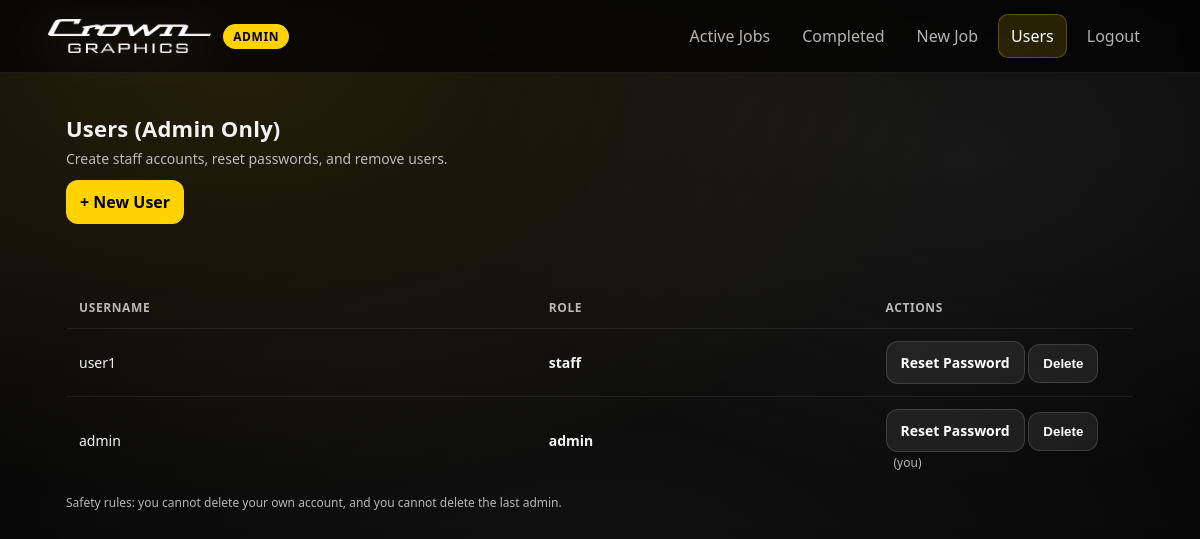
Screenshot of /users (signed in) with the database file from the repository.
### app.py (models this page shows, shortened)
class User(db.Model, UserMixin):
    id = db.Column(db.Integer, primary_key=True)
    username = db.Column(db.String(80), unique=True, nullable=False)
    password_hash = db.Column(db.String(255), nullable=False)
    role = db.Column(db.String(20), default="staff", nullable=False)  # "admin" or "staff"
    def is_admin(self) -> bool:
        return self.role == "admin"

### app.py (the view)
@app.route("/users")
@login_required
def users():
    admin_required()
    users = User.query.order_by(User.role.desc(), User.username.asc()).all()
    return render_template("users.html", users=users)

### app.py (called while the page is built)
@app.context_processor
def inject_globals():
    return {"STAGES": STAGES}

@login_manager.user_loader
def load_user(user_id):
    return db.session.get(User, int(user_id))

def admin_required():
    if not current_user.is_authenticated:
        return login_manager.unauthorized()
    if not getattr(current_user, "is_admin", lambda: False)():
        abort(403)

### templates/users.html
{% extends "base.html" %}
{% set active = "users" %}
{% block content %}
<div class="panel">
  <div class="h1">Users (Admin Only)</div>
  <p class="sub">Create staff accounts, reset passwords, and remove users.</p>
  <div class="btnrow">
    <a class="btn btn-primary" href="{{ url_for('user_new') }}">+ New User</a>
  </div>
</div>
<div class="panel" style="margin-top:16px; overflow:auto;">
  <table class="table">
    <thead>
      <tr>
        <th>Username</th>
        <th>Role</th>
        <th style="width:260px;">Actions</th>
      </tr>
    </thead>
    <tbody>
      {% for u in users %}
        <tr>
          <td>{{ u.username }}</td>
          <td><b>{{ u.role }}</b></td>
          <td>
            <a class="btn btn-ghost" href="{{ url_for('user_reset_password', user_id=u.id) }}">
              Reset Password
            </a>
            <form method="post"
                  action="{{ url_for('user_delete', user_id=u.id) }}"
                  style="display:inline;"
                  onsubmit="return confirm('Delete user {{ u.username }}? This cannot be undone.');">
              <button class="btn btn-ghost" type="submit">Delete</button>
            </form>
            {% if u.id == current_user.id %}
              <span class="small" style="margin-left:8px;">(you)</span>
            {% endif %}
          </td>
        </tr>
      {% endfor %}
    </tbody>
  </table>
  <p class="small" style="margin-top:10px;">
    Safety rules: you cannot delete your own account, and you cannot delete the last admin.
  </p>
</div>
{% endblock %}

### static/style.css (style rules this page uses)
:root { --bg: #0b0b0b; --panel: transparent; --panel-2: rgba(255,255,255,.12); --text: #f3f3f3; --muted: rgba(255,255,255,.7); --gold: #FFD200; --good: #22c55e; --warn: #f59e0b; --bad: #ef4444; --line: rgba(255,255,255,.18); --radius: 14px; }
* { box-sizing:border-box; margin:0; padding:0; }
html,body { height:100%; }
body { font-family: system-ui, -apple-system, Segoe UI, Roboto, Arial, sans-serif; background: radial-gradient(1200px 900px at 20% 10%, #1b1b1b, #050505); color: var(--text); }
a { color: inherit; text-decoration:none; }
.panel { background: transparent; border: none; border-radius: var(--radius); padding: 18px; box-shadow: none; }
.h1 { font-size: 22px; font-weight: 900; letter-spacing: .2px; margin-bottom: 6px; }
.sub { color: var(--muted); font-size: 14px; }
.btnrow { display:flex; gap:10px; flex-wrap:wrap; margin-top: 12px; }
.btn { display:inline-flex; align-items:center; justify-content:center; gap: 8px; border: none; cursor: pointer; font-weight: 800; border-radius: 12px; padding: 11px 14px; }
.btn-primary { background: var(--gold); color:#000; }
.btn-ghost { background: rgba(255,255,255,.08); border: 1px solid rgba(255,255,255,.14); color: #fff; }
.table { width:100%; border-collapse: collapse; margin-top: 10px; overflow:hidden; border-radius: 12px; border: 1px solid rgba(255,255,255,.10); }
.table th, .table td { text-align:left; padding: 12px 12px; border-bottom: 1px solid rgba(255,255,255,.08); font-size: 14px; }
.table th { color: var(--muted); font-weight: 800; text-transform: uppercase; letter-spacing: .6px; font-size: 12px; }
.small { font-size: 12px; color: var(--muted); }
html, body { min-height: 100%; background-image: radial-gradient(1200px 700px at 20% 10%, rgba(255,210,0,.10), transparent 60%), radial-gradient(900px 600px at 80% 20%, rgba(255,255,255,.06), transparent 55%), radial-gradient(1100px 800px at 50% 85%, rgba(255,255,255,.05), transparent 65%), linear-gradient(180deg, #0b0b0b 0%, #070707 55%, #050505 100%); background-repeat: no-repeat; background-attachment: fixed; background-size: cover; }

### rows the page displays
User: username "user1", role "staff"
User: username "admin", role "admin", shows "(you)"
